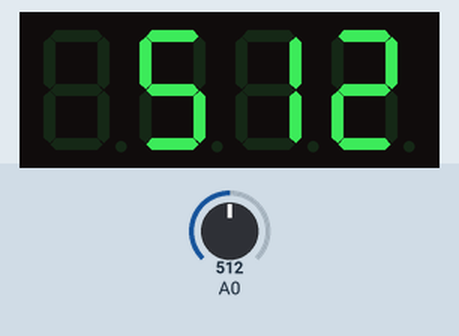
This sketch was run on a simulated Arduino Uno, built with avr-gcc and run on an emulated ATmega328P. On the bench: 4-digit seven-segment display. The test bench sets the inputs (shaded band); at power-on: A0 = 512.

Above: at 1.2 s.
1.3 s: A0 set to 716
At 2.5 s:
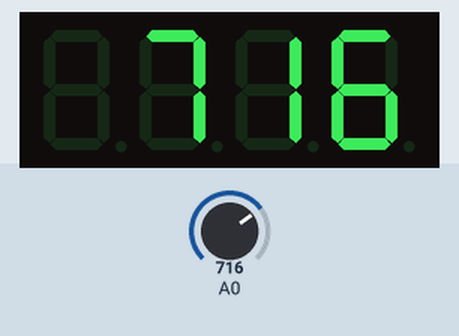
2.8 s: A0 set to 900
At 3.8 s:
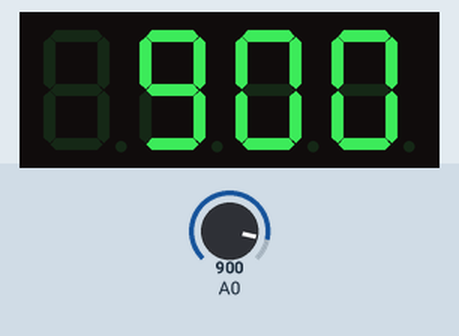
4.3 s: A0 set to 1009
At 5.0 s:
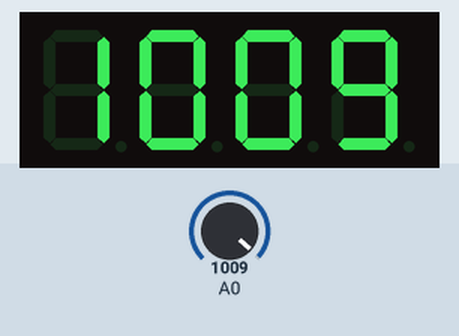
Timing chart, 0 to 7.3 s (numbered marks = the images above; inputs shaded):
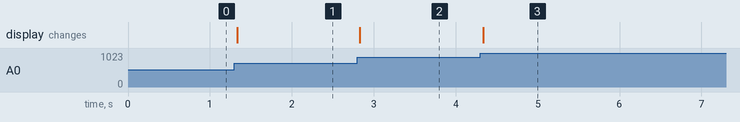

Measured:
- after the input at 1.3 s, the display: changes at once (image 1)
- after the input at 2.8 s, the display: changes at once (image 2)
- after the input at 4.3 s, the display: changes at once (image 3)

The sketch:

bai_3.ino
```cpp
/*
Kết nối biến trở vào chân đầu vào tương tự A0. Đọc giá trị đo được tại
chân A0 và hiển thị lên module led 7 đoạn.
*/

#include "TM1637.h"

#define CLK 2
#define DIO 3
TM1637 led7seg(CLK, DIO);

void dis_num(int raw) {
  led7seg.display(3, raw % 10);
  if (raw > 9) led7seg.display(2, (raw /10 ) % 10);
  if (raw > 99) led7seg.display(1, (raw /100 ) % 10);
  if (raw > 999) led7seg.display(0, (raw /1000 ) % 10);
}

void setup() {
  Serial.begin(9600);
  led7seg.init();
  led7seg.set(2);
  led7seg.clearDisplay();
  pinMode(A0, 0);
}

void loop() {
  int raw = analogRead(A0);
  dis_num(raw);
}
```
